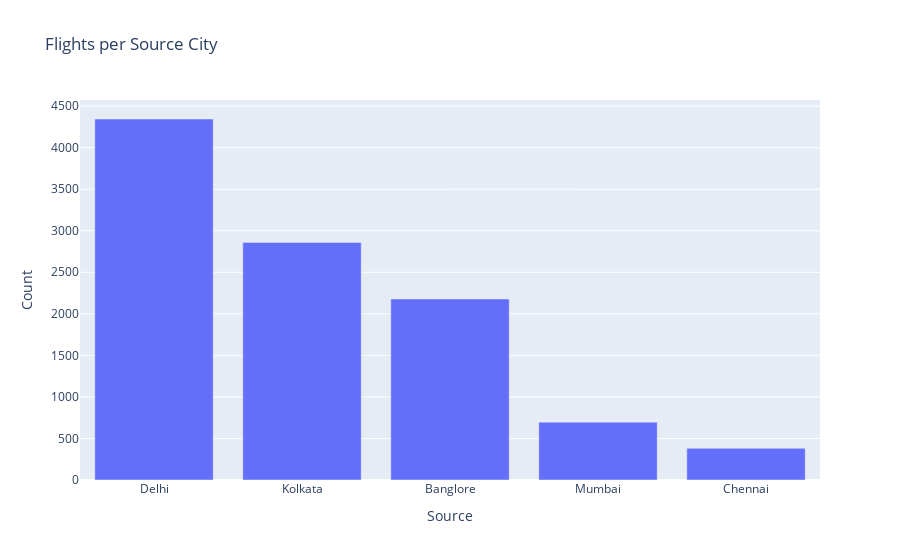

Notebook source saved alongside this figure:
### Markdown cell above
This chart shows which airlines appear most often in the dataset. A dominant airline count usually reflects market share and route coverage, and it also affects model learning because more samples improve stability for that category.

### Code cell
# Source
source_counts = df["Source"].value_counts().reset_index()
source_counts.columns = ["Source", "Count"]

fig = px.bar(source_counts, x="Source", y="Count", title="Flights per Source City")
fig.show()

### Figure 1 — Plotly figure (JSON) as saved in the notebook; plotly's stock layout.template omitted (floating-point values rounded to 4 significant figures)
{"data": [{"alignmentgroup": "True", "hovertemplate": "Source=%{x}<br>Count=%{y}<extra></extra>", "legendgroup": "", "marker": {"color": "#636efa", "pattern": {"shape": ""}}, "name": "", "offsetgroup": "", "orientation": "v", "showlegend": false, "textposition": "auto", "type": "bar", "x": ["Delhi", "Kolkata", "Banglore", "Mumbai", "Chennai"], "xaxis": "x", "y": [4345, 2860, 2179, 696, 381], "yaxis": "y"}], "layout": {"barmode": "relative", "legend": {"tracegroupgap": 0}, "title": {"text": "Flights per Source City"}, "xaxis": {"anchor": "y", "domain": [0, 1], "title": {"text": "Source"}}, "yaxis": {"anchor": "x", "domain": [0, 1], "title": {"text": "Count"}}}}
